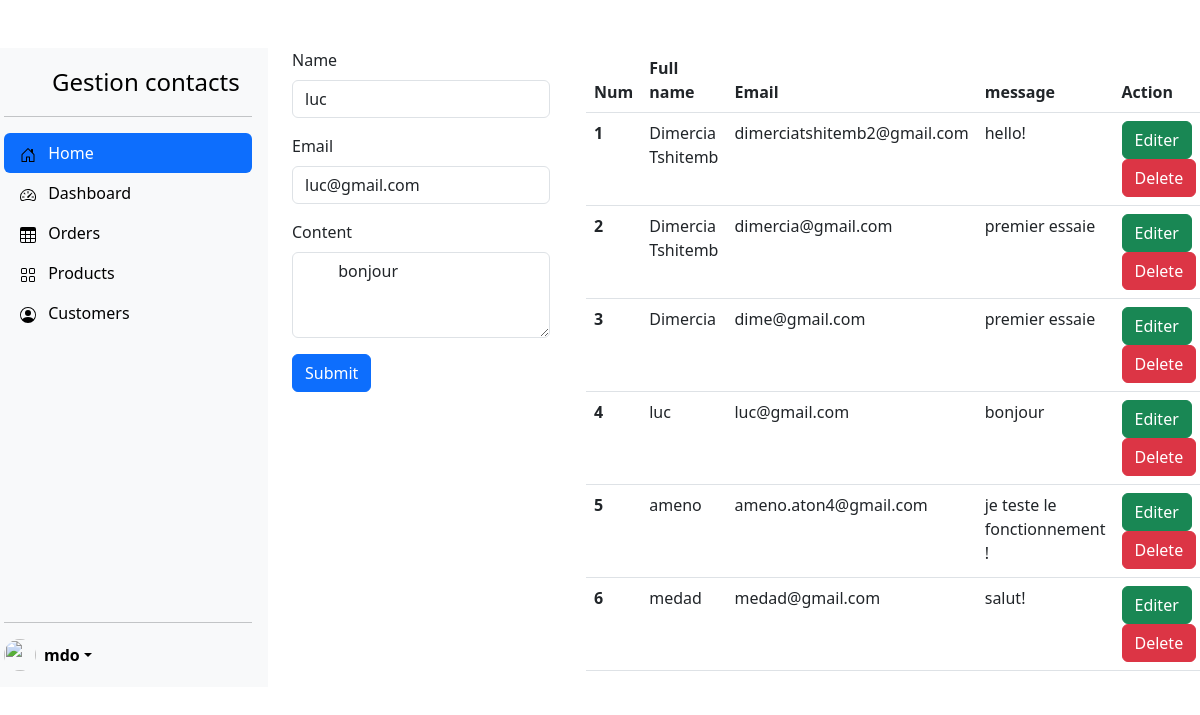
The page /gestion-contact/update/4/ on the database its author committed.
### my_wedding/models.py (models this page shows)
class Contact(models.Model):
    name = models.CharField(max_length=30)
    email = models.EmailField(unique=True)
    content = models.TextField()
    def __str__(self):
        return f'{self.name} {self.email}'

### my_wedding/views.py (the view, shortened to what this page needs)
# urls.py: path('gestion-contact/update/<int:contact_id>/', uptateContactView, name = "update_contact"),
def uptateContactView(request, contact_id ,template_name="wedding/pages/gestionContact.html"):
    contact_one = Contact.objects.get(id=contact_id)
    print("id", contact_one)
    context = {}
    contacts = Contact.objects.all()
    context['contacts'] = contacts
    context['contact_one'] = contact_one
    return  render(request,  template_name, context)

### my_wedding/templates/wedding/pages/gestionContact.html (shortened to what this page needs)
<!DOCTYPE html>
{% load static %}
<html lang="en">
<head>
    <link rel="stylesheet" href="{% static 'wedding/css/bootstrap.min.css' %}">
    <link rel="stylesheet" href="{% static 'wedding/css/my_styles.css' %}">
</head>
<body>
<div class="row mt-5">
{% include 'wedding/partials/sidebar.html' %}
  <div class="col-3">
      <form class="container" method="post">
  <div class="mb-3" >
    <label for="exampleInputEmail1" class="form-label">Name</label>
    <input type="name" class="form-control" id="examplename" aria-describedby="nameHelp" name="name" value="{{contact_one.name}}">
  </div>
  <div class="mb-3">
    <label for="exampleInputEmail1" class="form-label">Email</label>
    <input type="email" class="form-control" id="exampleInputEmail1" aria-describedby="emailHelp" name="email", value="{{contact_one.email}}">
  </div>
  <div class="mb-3">
  <label for="exampleFormControlTextarea1" class="form-label">Content</label>
  <textarea class="form-control" id="exampleFormControlTextarea1" rows="3" name="content">
    {{contact_one.content}}
  </textarea>
</div>
  <button type="submit" class="btn btn-primary">Submit</button>
</form>
  </div>
  <div class="col-6">
    <table class="table">
    <thead>
      <tr>
        <th scope="col">Num</th>
        <th scope="col">Full name</th>
        <th scope="col">Email</th>
        <th scope="col">message</th>
        <th scope="col">Action</th>
      </tr>
    </thead>
    <tbody>
    {% for contact in contacts %}
      <tr>
        <th scope="row">{{ forloop.counter }}</th>
        <td>{{ contact.name }}</td>
        <td>{{ contact.email }}</td>
        <td>{{ contact.content }}</td>
        <td>
          <a href="{% url 'update_contact' contact.id %}" class="btn btn-success">Editer</a>
          <a href="{% url 'delete_contact' contact.id %}" class="btn btn-danger">Delete</a>
        </td>
      </tr>
    {% endfor %}
    </tbody>
  </table>
  </div>
</div>
</body>
</html>

### rows shown on the page
Contact: name "luc", email "luc@gmail.com", content "bonjour"
Contact: name "Dimercia Tshitemb", email "dimerciatshitemb2@gmail.com", content "hello!"
Contact: name "Dimercia Tshitemb", email "dimercia@gmail.com", content "premier essaie"
Contact: name "Dimercia", email "dime@gmail.com", content "premier essaie"
Contact: name "ameno", email "ameno.aton4@gmail.com", content "je teste le fonctionnement !"
Contact: name "medad", email "medad@gmail.com", content "salut!"
